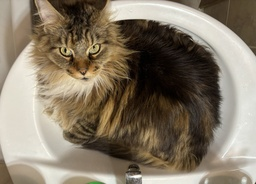
#> input picture lw_1/photo.jpg, 256 x 184 px, shrunk from 1280 x 920 before the run
$ jupyter execute main.ipynb
#> lines starting #> are read from the running program, lines starting #| are printed output that depends on the picture
[cell 1]
import matplotlib.pyplot as plt
from PIL import Image
import numpy as np

[cell 2]
image = Image.open('photo.jpg')
#> image is the input picture: PIL image 256x184 RGB; mean R, G, B 133.1, 121.4, 103.7

image_array = np.array(image)

plt.figure(figsize=(10, 5))
plt.subplot(1, 2, 1)
plt.title("Оригинальное изображение")
plt.imshow(image)

print("Размер изображения:", image.size)
#| Размер изображения: (256, 184)
print("Форма numpy-массива:", image_array.shape)
#| Форма numpy-массива: (184, 256, 3)

[cell 3]
# Бродкастинг массива(инвертирование)
inverted_image_array = 255 - image_array
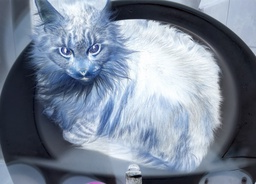
#> inverted_image_array: shape (184, 256, 3); mean R, G, B 121.9, 133.6, 151.3

inverted_image = Image.fromarray(inverted_image_array)

plt.figure(figsize=(10, 5))
plt.subplot(1, 2, 1)
plt.title("Оригинальное изображение")
plt.imshow(image)

plt.subplot(1, 2, 2)
plt.title("Инвертированное изображение")
plt.imshow(inverted_image)
plt.show()

[cell 4]
height, width, _ = inverted_image_array.shape
#> height = 184; width = 256
gray_image_array = np.zeros((height, width), dtype=np.uint8)

for i in range(height):
    for j in range(width):
        r, g, b = inverted_image_array[i, j].astype(np.int16)  # Преобразуем к int16, чтобы избежать переполнения
        gray_image_array[i, j] = (r + g + b) // 3
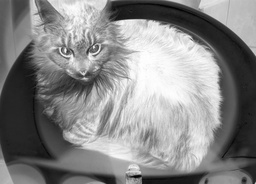
#> gray_image_array: shape (184, 256); min 1, max 255, mean 135.3

gray_image_array =  np.clip(gray_image_array, 0, 255).astype(np.uint8)

gray_image = Image.fromarray(gray_image_array, mode='L')

plt.figure(figsize=(10, 5))
plt.subplot(1, 2, 1)
plt.title("Инвертированное изображение")
plt.imshow(inverted_image)

plt.subplot(1, 2, 2)
plt.title("Полутоновое изображение")
plt.imshow(gray_image, cmap='gray')
plt.show()
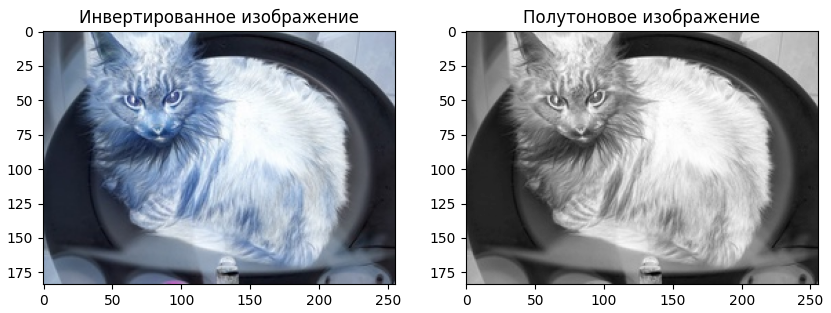
#> figure drawn by matplotlib, 2 panels

[cell 5]
mean = 0
std_dev = 30

noise = np.random.normal(mean, std_dev, gray_image_array.shape).astype(np.int16)
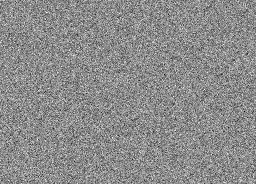
#> noise: shape (184, 256) int16; min -139, max 114, mean -0.1; drawn with min black and max white

mask = np.random.choice([0, 1], size=gray_image_array.shape, p=[0.5, 0.5])

noisy_gray_image_array = gray_image_array.astype(np.int16) + noise * mask
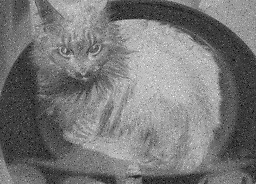
#> noisy_gray_image_array: shape (184, 256) int64; min -66, max 361, mean 135.2; drawn with min black and max white

noisy_gray_image_array = np.clip(noisy_gray_image_array, 0, 255).astype(np.uint8)
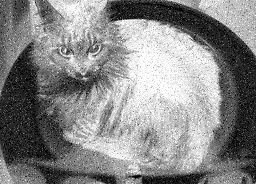
#> noisy_gray_image_array: shape (184, 256); min 0, max 255, mean 135

noisy_gray_image = Image.fromarray(noisy_gray_image_array, mode='L')

plt.figure(figsize=(10, 5))
plt.subplot(1, 2, 1)
plt.title("Полутоновое изображение")
plt.imshow(gray_image, cmap='gray')

plt.subplot(1, 2, 2)
plt.title("Зашумленное полутоновое изображение")
plt.imshow(noisy_gray_image, cmap='gray')
plt.show()

[cell 6]
histogram, bins = np.histogram(noisy_gray_image_array, bins=256, range=(0, 255))
#> histogram = 256 values, max 1121 at index 255, min 32 at index 2, mean 184; bins = 257 values from 0 to 255

plt.figure(figsize=(10, 5))
plt.bar(bins[:-1], histogram, width=1, color='blue')
plt.title("Гистограмма полутонового зашумленного изображения")
plt.xlabel("Яркость")
plt.ylabel("Частота")
plt.show()
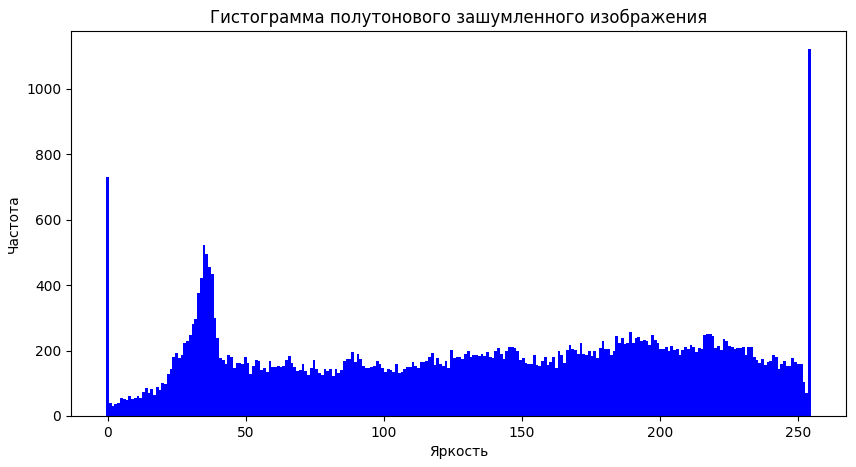
#> figure drawn by matplotlib, 1 panel; tallest bar 1121 high, from x = 253.5 to 254.5

[cell 7]
def gaussian_kernel(sigma, size):
    ax = np.arange(-size // 2 + 1., size // 2 + 1.)
    xx, yy = np.meshgrid(ax, ax)
    kernel = np.exp(-(xx**2 + yy**2) / (2. * sigma**2))
    kernel = kernel / (2 * np.pi * sigma**2)
    kernel = kernel / np.sum(kernel)  # Нормализуем ядро
    return kernel

def apply_gaussian_blur(image, kernel):
    image_height, image_width = image.shape
    kernel_height, kernel_width = kernel.shape
    padding_y, padding_x = kernel_height // 2, kernel_width // 2

    # Создаем пустой массив для результата
    blurred_image = np.zeros_like(image, dtype=np.float32)

    for i in range(image_height):
        for j in range(image_width):
            sum_value = 0.0

            for m in range(kernel_height):
                for n in range(kernel_width):
                    # Индексы для области среза
                    x = i + m - padding_y
                    y = j + n - padding_x

                    if 0 <= x < image_height and 0 <= y < image_width:
                        sum_value += image[x, y] * kernel[m, n]

            blurred_image[i, j] = sum_value

    return np.clip(blurred_image, 0, 255).astype(np.uint8)

# Дисперсия <=> Размер ядра
kernels = [
    (1, 3),
    (2, 5),
    (4, 9),
]

results = {}

for sigma, size in kernels:

    kernel = gaussian_kernel(sigma, size)

    blurred_image = apply_gaussian_blur(noisy_gray_image_array, kernel)

    results[f"σ={sigma}, размер={size}"] = blurred_image
#> this loop made 3 passes
#> pass 3, `blurred_image = apply_gaussian_blur(noisy_gray_image_array, kernel)`:
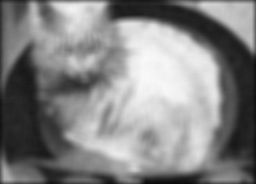
#> blurred_image: shape (184, 256); min 11, max 248, mean 132.5
#> after the loop, results = 3 items

for key, blurred_image in results.items():
    print(f"Результат для {key}:\n{blurred_image}\n")
#> this loop made 3 passes
#> key on passes 1 to 3: 'σ=1, размер=3', 'σ=2, размер=5', 'σ=4, размер=9'
#> (printed output is left out)

plt.figure(figsize=(12, 8))

for idx, (key, blurred_image) in enumerate(results.items()):
    # (строки - для дисперсий, столбцы - для размеров)
    plt.subplot(1, len(results), idx + 1)
    plt.imshow(blurred_image, cmap='gray')
    plt.title(key)
    plt.axis('off')

plt.tight_layout()
plt.show()

[cell 8]
# Эквализация изображения
def manual_histogram_equalization(image):

    # Кол-во пикселей в конкретном интервале яркости
    histogram, _ = np.histogram(image.flatten(), bins=256, range=(0, 255))
#> histogram = 256 values, max 742 at index 37, min 0 at index 0, mean 184

    pixels = image.size
#> pixels = 47104

    cdf = histogram.cumsum()
#> cdf = 256 values from 0 to 47104

    cdf_min = cdf[cdf > 0].min()
#> cdf_min = 3

    equalized_image = np.zeros_like(image, dtype=np.uint8)

    for x in range(256):
        equalized_image[image == x] = round((cdf[x] - cdf_min) / (pixels - 1) * 255)
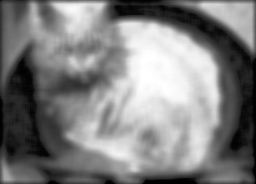
#> equalized_image: shape (184, 256); min 0, max 255, mean 128.2

    return equalized_image

# Применение эквализации
equalized_image = manual_histogram_equalization(blurred_image)

# Построение гистограммы до эквализации
histogram, bins = np.histogram(blurred_image.flatten(), bins=256, range=(0, 255))

plt.figure(figsize=(12, 6))

plt.subplot(1, 2, 1)
plt.bar(bins[:-1], histogram, width=1, color='blue')
plt.title("Гистограмма размытого изображения")
plt.xlabel("Яркость")
plt.ylabel("Частота")

hist_equalized, bins_equalized = np.histogram(equalized_image.flatten(), bins=256, range=(0, 255))
#> hist_equalized = 256 values, max 742 at index 34, min 0 at index 6, mean 184; bins_equalized = 257 values from 0 to 255
plt.subplot(1, 2, 2)
plt.bar(bins_equalized[:-1], hist_equalized, width=1, color='red')
plt.title("Гистограмма эквализованного изображения")
plt.xlabel("Яркость")
plt.ylabel("Частота")

plt.tight_layout()
plt.show()
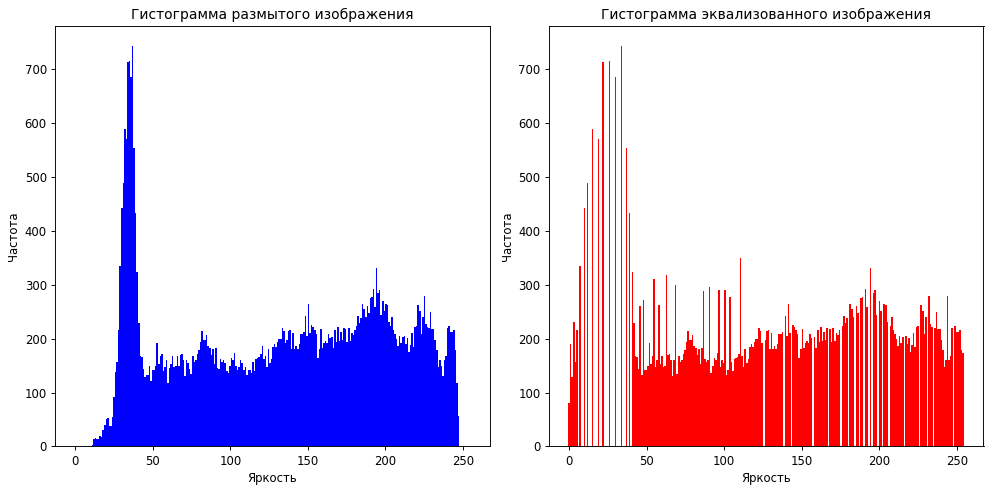
#> figure drawn by matplotlib, 2 panels; panel 1: tallest bar 742 high, from x = 36.36 to 37.36; panel 2: tallest bar 742 high, from x = 33.37 to 34.37
